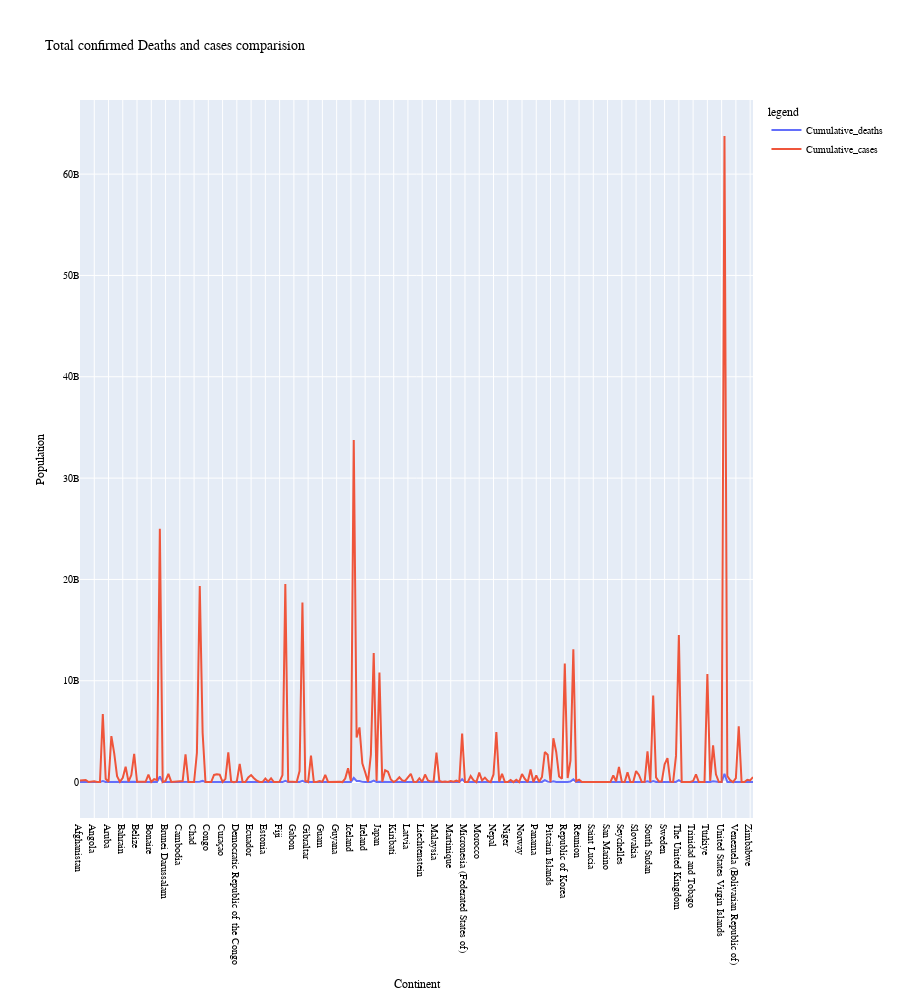

Notebook source saved alongside this figure:
### Code cell
fig=px.line(G5,height=1000,title="Covid-19 Deaths")
fig.update_layout(
   title="Total confirmed Deaths and cases comparision",
   xaxis_title="Continent",
   yaxis_title="Population",
   legend_title="legend",
   font=dict(family="Arial", size=10, color="black"))
fig.show()

### Figure 1 — Plotly figure (JSON) as saved in the notebook; plotly's stock layout.template omitted (floating-point values rounded to 4 significant figures; data arrays with more than 128 entries replaced by an {"elided": "..."} marker saying what was removed)
{"data": [{"hovertemplate": "variable=Cumulative_deaths<br>Country=%{x}<br>value=%{y}<extra></extra>", "legendgroup": "Cumulative_deaths", "line": {"color": "#636efa", "dash": "solid"}, "marker": {"symbol": "circle"}, "mode": "lines", "name": "Cumulative_deaths", "orientation": "v", "showlegend": true, "type": "scatter", "x": {"elided": "237 str values"}, "xaxis": "x", "y": {"elided": "237 int values"}, "yaxis": "y"}, {"hovertemplate": "variable=Cumulative_cases<br>Country=%{x}<br>value=%{y}<extra></extra>", "legendgroup": "Cumulative_cases", "line": {"color": "#EF553B", "dash": "solid"}, "marker": {"symbol": "circle"}, "mode": "lines", "name": "Cumulative_cases", "orientation": "v", "showlegend": true, "type": "scatter", "x": {"elided": "237 str values"}, "xaxis": "x", "y": {"elided": "237 int values"}, "yaxis": "y"}], "layout": {"font": {"color": "black", "family": "Arial", "size": 10}, "height": 1000, "legend": {"title": {"text": "legend"}, "tracegroupgap": 0}, "title": {"text": "Total confirmed Deaths and cases comparision"}, "xaxis": {"anchor": "y", "domain": [0, 1], "title": {"text": "Continent"}}, "yaxis": {"anchor": "x", "domain": [0, 1], "title": {"text": "Population"}}}}
